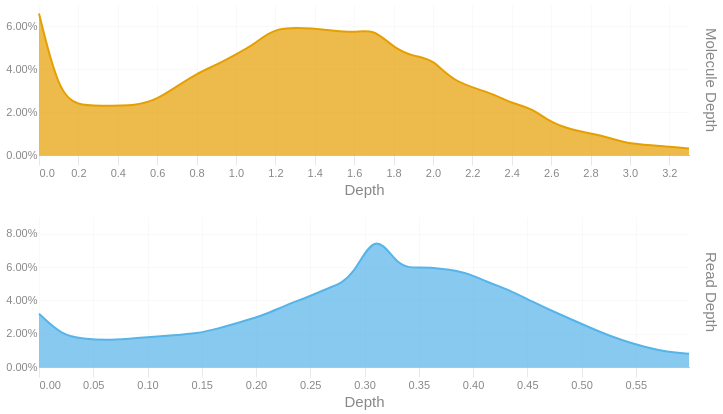

Notebook code cell kept with this figure:
### Code cell
readdep = depth_hist(tb['Read Depth'], q99, 3)
readdep = readdep.with_columns(pl.lit('Read Depth').alias('Metric'))
if not SKIPLR:
    moldep = depth_hist(tb['Molecule Depth'], mol_q99, 1)
    moldep = moldep.with_columns(pl.lit('Molecule Depth').alias('Metric'))
    _hist = pl.concat([readdep, moldep])
    _hist = _hist.filter(pl.col('Proportion') != 0)
    with SafeRender(_hist):
        (
            alt.Chart(_hist)        
            .mark_area(interpolate = "basis")
            .encode(
                x=alt.X('Bin:Q').scale(domainMin=0).axis(alt.Axis(title='Depth')),
                y = alt.Y('Proportion:Q', title = None).axis(format = '.2%'),
                color = alt.Color('Metric:N').legend(None),
                row = alt.Row("Metric:N").header(title = None, labelOrient = 'right'),
                tooltip = [
                    alt.Tooltip("Metric:N", title = "Metric"),
                    alt.Tooltip('Interval:N', title = "Depth Interval"),
                    alt.Tooltip('Proportion:Q', title = "% Alignments").format('.2%')
                ]
            )
            .resolve_scale(x='independent', y='independent')
            .properties(
                height = 150, width = 650,
                usermeta={'embedOptions': {'downloadFileName': f'{samplename}.depth.hist'}}
            )
        ).display()
else:
    readdep = readdep.filter(pl.col('Proportion') != 0)
    with SafeRender(readdep):
        (
            alt.Chart(readdep)        
            .mark_area(interpolate = "basis")
            .encode(
                x=alt.X('Bin:Q').scale(domainMin=0).axis(alt.Axis(title='Depth')),
                y = alt.Y('Proportion:Q', title = None).axis(format = '.2%'),
                tooltip = [
                    alt.Tooltip('Interval:N', title = "Depth Interval"),
                    alt.Tooltip('Proportion:Q', title = "% Alignments").format('.2%')
                ]
            )
            .properties(
                usermeta={'embedOptions': {'downloadFileName': f'{samplename}.depth.hist'}}
            )
        ).display()

### Figure 1 — Vega-Lite specification as saved in the notebook (floating-point values rounded to 4 significant figures)
{"width": 650, "height": 150, "config": {"title": {"anchor": "start", "dy": -15, "fontSize": 18, "color": "#888888", "subtitleColor": "#888888", "subtitleFontSize": 14}, "arc": {"fill": "#0072B2"}, "axis": {"domainColor": "#888888", "domainWidth": 0.5, "gridWidth": 0.2, "grid": false, "titleFontWeight": 400, "titleFontSize": 15, "labelFontSize": 11, "labelColor": "#888888", "tickColor": "#888888", "tickWidth": 0.2, "titleColor": "#888888"}, "axisBand": {"grid": false}, "axisX": {"grid": true, "tickSize": 10, "domainCap": "round"}, "axisY": {"domain": false, "grid": true, "tickSize": 0, "domainCap": "round"}, "background": "transparent", "header": {"labelFontSize": 15, "labelColor": "#888888", "titleFontSize": 15, "titleFontWeight": 600, "titleColor": "#888888"}, "legend": {"labelFont": "sans-serif", "labelFontSize": 12, "labelColor": "#888888", "symbolSize": 100, "symbolType": "circle", "titleFontSize": 12, "titlePadding": 10, "titleColor": "#888888", "title": null}, "range": {"category": ["#E69F00", "#56B4E9", "#009E73", "#F0E442", "#0072B2", "#D55E00", "#CC79A7", "#000000"], "diverging": ["#cfe8f3", "#a2d4ec", "#73bfe2", "#46abdb", "#1696d2", "#12719e"]}, "area": {"fill": "#0072B2", "fillOpacity": 0.7, "line": true, "strokeOpacity": 0.7}, "line": {"color": "#0072B2", "stroke": "#0072B2", "strokeWidth": 2}, "trail": {"color": "#0072B2", "stroke": "#0072B2", "strokeWidth": 0, "size": 1}, "point": {"filled": true, "fillOpacity": 1.0, "size": 95}, "text": {"color": "#888888", "fontSize": 11, "align": "right", "fontWeight": 400, "size": 11}, "bar": {"fill": "#0072B2", "stroke": null}, "view": {"stroke": null, "continuousWidth": 660, "continuousHeight": 400}}, "data": {"name": "data-4416fa73c3baf252745363a8df9f3fac"}, "mark": {"type": "area", "interpolate": "basis"}, "encoding": {"color": {"field": "Metric", "legend": null, "type": "nominal"}, "row": {"field": "Metric", "header": {"title": null, "labelOrient": "right"}, "type": "nominal"}, "tooltip": [{"field": "Metric", "title": "Metric", "type": "nominal"}, {"field": "Interval", "title": "Depth Interval", "type": "nominal"}, {"field": "Proportion", "format": ".2%", "title": "% Alignments", "type": "quantitative"}], "x": {"axis": {"title": "Depth"}, "field": "Bin", "scale": {"domainMin": 0}, "type": "quantitative"}, "y": {"axis": {"format": ".2%"}, "field": "Proportion", "title": null, "type": "quantitative"}}, "resolve": {"scale": {"x": "independent", "y": "independent"}}, "usermeta": {"embedOptions": {"downloadFileName": "TF26LRJL0047_5B_10484332_23Y22YLT4_L7.depth.hist"}}, "$schema": "https://vega.github.io/schema/vega-lite/v6.4.1.json", "datasets": {"data-4416fa73c3baf252745363a8df9f3fac": [{"Bin": 0.0, "Interval": "0.0-0.021", "Proportion": 0.032, "Metric": "Read Depth"}, {"Bin": 0.021, "Interval": "0.021-0.041", "Proportion": 0.019, "Metric": "Read Depth"}, {"Bin": 0.041, "Interval": "0.041-0.062", "Proportion": 0.017, "Metric": "Read Depth"}, {"Bin": 0.062, "Interval": "0.062-0.083", "Proportion": 0.016, "Metric": "Read Depth"}, {"Bin": 0.083, "Interval": "0.083-0.103", "Proportion": 0.017, "Metric": "Read Depth"}, {"Bin": 0.103, "Interval": "0.103-0.124", "Proportion": 0.018, "Metric": "Read Depth"}, {"Bin": 0.124, "Interval": "0.124-0.145", "Proportion": 0.019, "Metric": "Read Depth"}, {"Bin": 0.145, "Interval": "0.145-0.165", "Proportion": 0.02, "Metric": "Read Depth"}, {"Bin": 0.165, "Interval": "0.165-0.186", "Proportion": 0.023, "Metric": "Read Depth"}, {"Bin": 0.186, "Interval": "0.186-0.207", "Proportion": 0.027, "Metric": "Read Depth"}, {"Bin": 0.207, "Interval": "0.207-0.227", "Proportion": 0.031, "Metric": "Read Depth"}, {"Bin": 0.227, "Interval": "0.227-0.248", "Proportion": 0.037, "Metric": "Read Depth"}, {"Bin": 0.248, "Interval": "0.248-0.269", "Proportion": 0.042, "Metric": "Read Depth"}, {"Bin": 0.269, "Interval": "0.269-0.289", "Proportion": 0.048, "Metric": "Read Depth"}, {"Bin": 0.289, "Interval": "0.289-0.31", "Proportion": 0.053, "Metric": "Read Depth"}, {"Bin": 0.31, "Interval": "0.31-0.331", "Proportion": 0.083, "Metric": "Read Depth"}, {"Bin": 0.331, "Interval": "0.331-0.351", "Proportion": 0.059, "Metric": "Read Depth"}, {"Bin": 0.351, "Interval": "0.351-0.372", "Proportion": 0.06, "Metric": "Read Depth"}, {"Bin": 0.372, "Interval": "0.372-0.393", "Proportion": 0.059, "Metric": "Read Depth"}, {"Bin": 0.393, "Interval": "0.393-0.413", "Proportion": 0.057, "Metric": "Read Depth"}, {"Bin": 0.413, "Interval": "0.413-0.434", "Proportion": 0.051, "Metric": "Read Depth"}, {"Bin": 0.434, "Interval": "0.434-0.455", "Proportion": 0.046, "Metric": "Read Depth"}, {"Bin": 0.455, "Interval": "0.455-0.475", "Proportion": 0.039, "Metric": "Read Depth"}, {"Bin": 0.475, "Interval": "0.475-0.496", "Proportion": 0.033, "Metric": "Read Depth"}, {"Bin": 0.496, "Interval": "0.496-0.517", "Proportion": 0.027, "Metric": "Read Depth"}, {"Bin": 0.517, "Interval": "0.517-0.537", "Proportion": 0.021, "Metric": "Read Depth"}, {"Bin": 0.537, "Interval": "0.537-0.558", "Proportion": 0.016, "Metric": "Read Depth"}, {"Bin": 0.558, "Interval": "0.558-0.579", "Proportion": 0.012, "Metric": "Read Depth"}, {"Bin": 0.579, "Interval": "0.579-0.599", "Proportion": 0.009, "Metric": "Read Depth"}, {"Bin": 0.599, "Interval": "0.599-0.62", "Proportion": 0.008, "Metric": "Read Depth"}, {"Bin": 0.0, "Interval": "0.0-0.1", "Proportion": 0.066, "Metric": "Molecule Depth"}, {"Bin": 0.1, "Interval": "0.1-0.2", "Proportion": 0.029, "Metric": "Molecule Depth"}, {"Bin": 0.2, "Interval": "0.2-0.3", "Proportion": 0.023, "Metric": "Molecule Depth"}, {"Bin": 0.3, "Interval": "0.3-0.5", "Proportion": 0.023, "Metric": "Molecule Depth"}, {"Bin": 0.5, "Interval": "0.5-0.6", "Proportion": 0.023, "Metric": "Molecule Depth"}, {"Bin": 0.6, "Interval": "0.6-0.7", "Proportion": 0.026, "Metric": "Molecule Depth"}, {"Bin": 0.7, "Interval": "0.7-0.8", "Proportion": 0.032, "Metric": "Molecule Depth"}, {"Bin": 0.8, "Interval": "0.8-0.9", "Proportion": 0.038, "Metric": "Molecule Depth"}, {"Bin": 0.9, "Interval": "0.9-1.0", "Proportion": 0.042, "Metric": "Molecule Depth"}, {"Bin": 1.0, "Interval": "1.0-1.1", "Proportion": 0.047, "Metric": "Molecule Depth"}, {"Bin": 1.1, "Interval": "1.1-1.2", "Proportion": 0.052, "Metric": "Molecule Depth"}, {"Bin": 1.2, "Interval": "1.2-1.4", "Proportion": 0.06, "Metric": "Molecule Depth"}, {"Bin": 1.4, "Interval": "1.4-1.5", "Proportion": 0.059, "Metric": "Molecule Depth"}, {"Bin": 1.5, "Interval": "1.5-1.6", "Proportion": 0.058, "Metric": "Molecule Depth"}, {"Bin": 1.6, "Interval": "1.6-1.7", "Proportion": 0.057, "Metric": "Molecule Depth"}, {"Bin": 1.7, "Interval": "1.7-1.8", "Proportion": 0.059, "Metric": "Molecule Depth"}, {"Bin": 1.8, "Interval": "1.8-1.9", "Proportion": 0.05, "Metric": "Molecule Depth"}, {"Bin": 1.9, "Interval": "1.9-2.0", "Proportion": 0.046, "Metric": "Molecule Depth"}, {"Bin": 2.0, "Interval": "2.0-2.1", "Proportion": 0.045, "Metric": "Molecule Depth"}, {"Bin": 2.1, "Interval": "2.1-2.3", "Proportion": 0.034, "Metric": "Molecule Depth"}, {"Bin": 2.3, "Interval": "2.3-2.4", "Proportion": 0.029, "Metric": "Molecule Depth"}, {"Bin": 2.4, "Interval": "2.4-2.5", "Proportion": 0.024, "Metric": "Molecule Depth"}, {"Bin": 2.5, "Interval": "2.5-2.6", "Proportion": 0.022, "Metric": "Molecule Depth"}, {"Bin": 2.6, "Interval": "2.6-2.7", "Proportion": 0.015, "Metric": "Molecule Depth"}, {"Bin": 2.7, "Interval": "2.7-2.8", "Proportion": 0.012, "Metric": "Molecule Depth"}, {"Bin": 2.8, "Interval": "2.8-2.9", "Proportion": 0.01, "Metric": "Molecule Depth"}, {"Bin": 2.9, "Interval": "2.9-3.0", "Proportion": 0.008, "Metric": "Molecule Depth"}, {"Bin": 3.0, "Interval": "3.0-3.2", "Proportion": 0.005, "Metric": "Molecule Depth"}, {"Bin": 3.2, "Interval": "3.2-3.3", "Proportion": 0.004, "Metric": "Molecule Depth"}, {"Bin": 3.3, "Interval": "3.3-3.38", "Proportion": 0.003, "Metric": "Molecule Depth"}]}}
